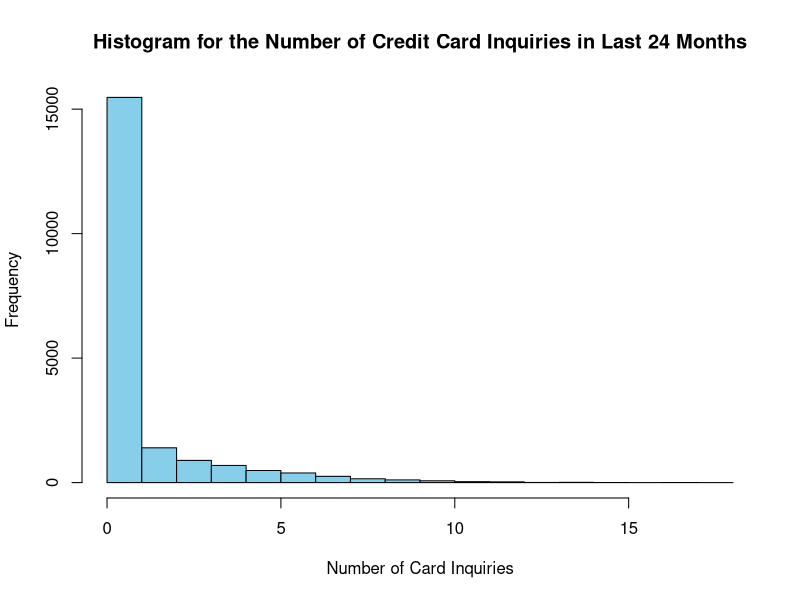
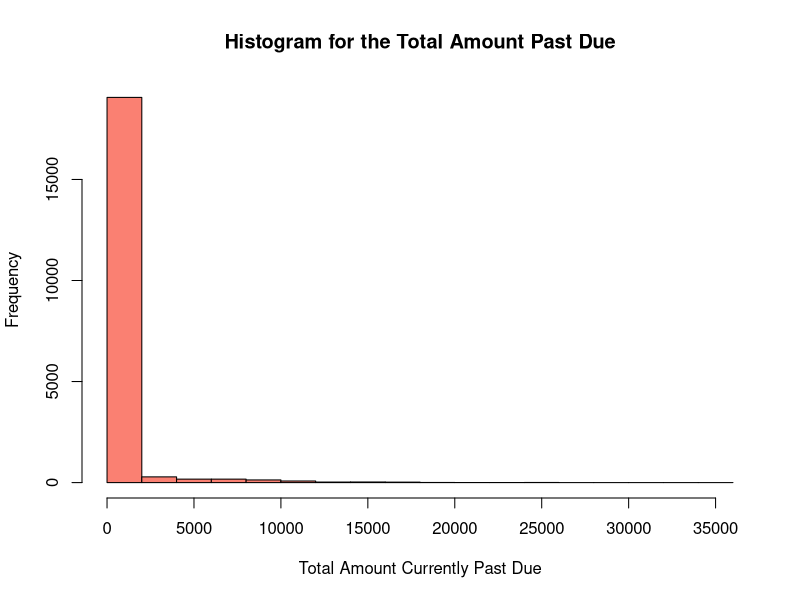
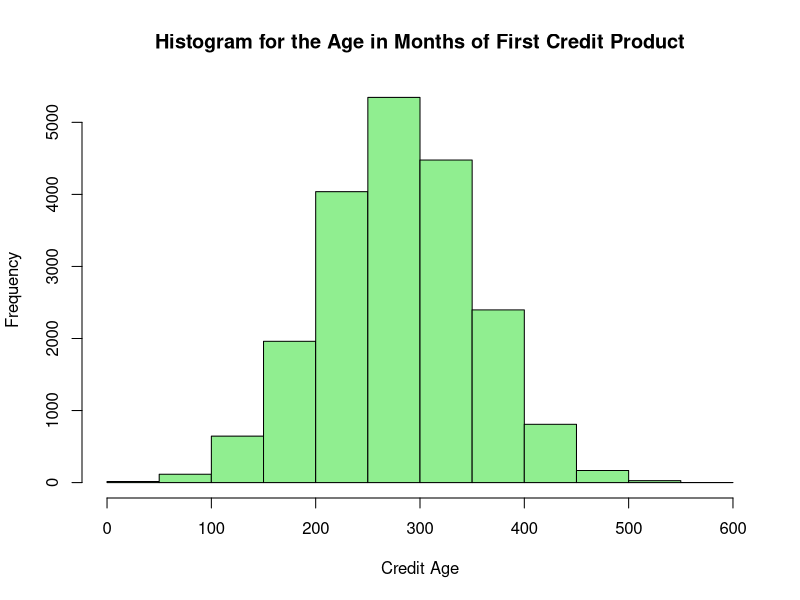
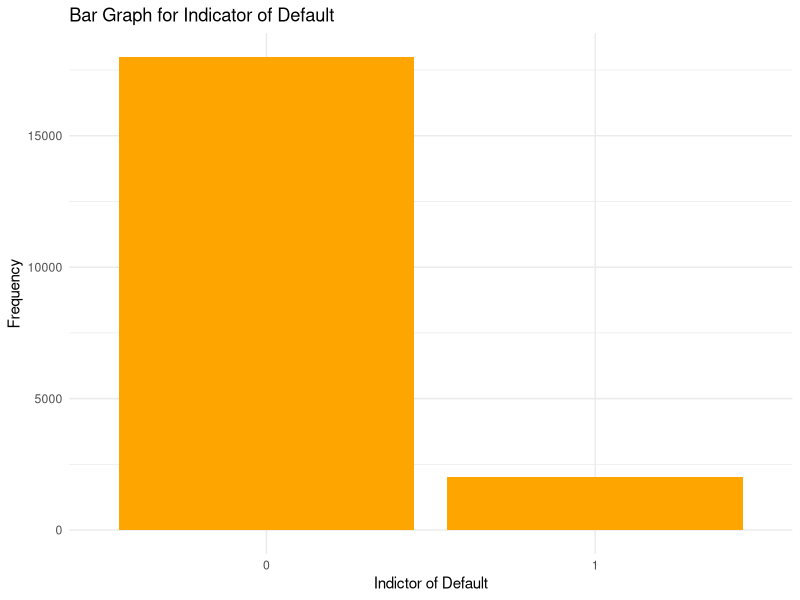
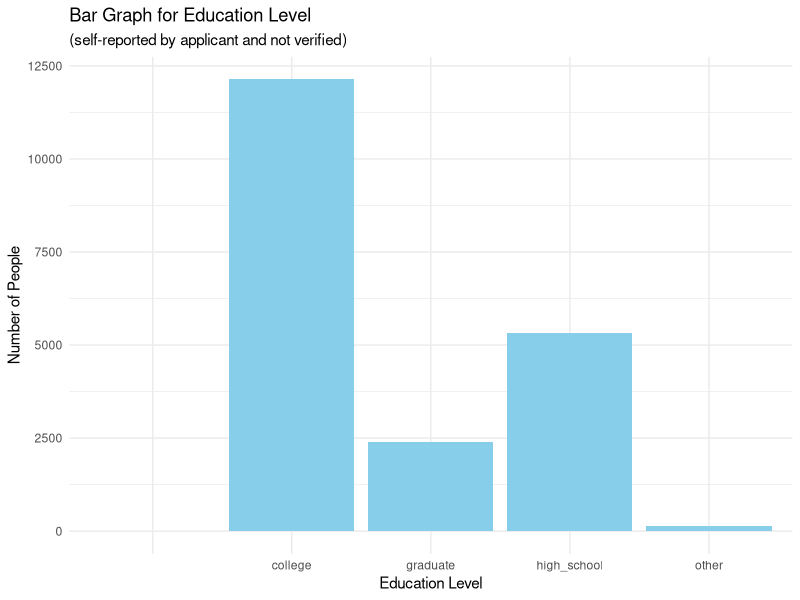
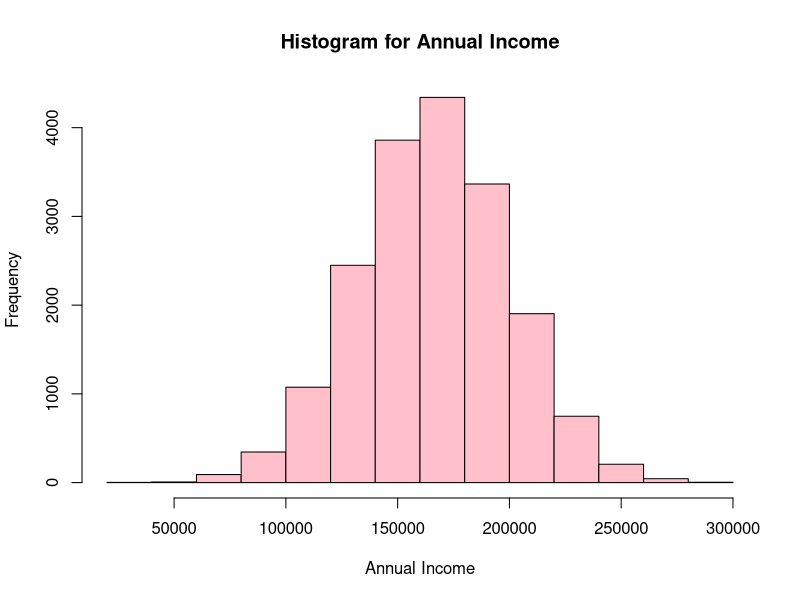
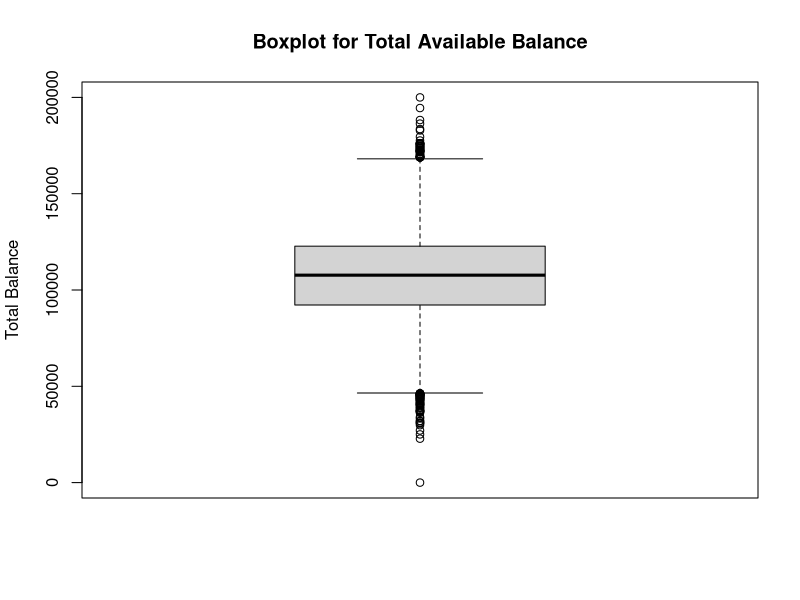

Recreate these plots in R, in order.
## ---- chunk 1
# Custom options for knitting
knitr::opts_chunk$set(
  message = FALSE,
  warning = FALSE,
  error = FALSE, 
  fig.align = "center",
  cache = FALSE
) 
## ---- chunk 2
loan<-read.csv("loan_default_data_set.csv",header=T)
## ---- chunk 3
loan_rows <- nrow(loan)
loan_columns <- ncol(loan)
loan_rows
loan_columns

#There are 20,000 rows and 21 columns in the dataset.
## ---- chunk 4
col_names <- colnames(loan)
col_names
## ---- chunk 5
column_names <- colnames(loan)
for (column_name in column_names) {
  column_type <- class(loan[[column_name]])
  cat("Column:", column_name, "\t Data Type:", column_type, "\n")
}
#The data has numeric, integer, and character data. The data is predominantly numerical but two columns contain ordinal data and one column contains categorical data.
## ---- chunk 6
missing_values <- colSums(is.na(loan))
percentage_missing <- (missing_values / nrow(loan)) * 100
missing_data_summary <- data.frame(
  Column = names(percentage_missing),
  Missing_Values = missing_values,
  Percentage_Missing = percentage_missing
)

missing_data_summary

#The column for percentage of open accounts with over 50% utilization ('pct_card_over_50_uti') is missing 9.79% of values and the column for annual income (('self-reported by applicant and not verified) ('rep_income') is missing 7.795% of values.
## ---- chunk 7
loan_nomissing <- na.omit(loan)
nrow(loan_nomissing)
ncol(loan_nomissing)

#There are 16,653 rows and 21 columns in the resulting data set that has no missing values.
## ---- chunk 8
library(dplyr)

loan_stats <- summary(loan)
loan_stats
## ---- chunk 9
carding24_stats <- summary(loan$num_card_inq_24_month)
carding24_stats
#The column for the number of credit card inquiries in last 24 months ('num_card_inq_24_month') is right skewed because the mean (1.053) is greater than the median(0).

pastdue_stats <- summary(loan$tot_amount_currently_past_due)
pastdue_stats
#The column for total amount past due currently for all credit accounts ('tot_amount_currently_past_due') is right skewed because the mean (352.5) is greater than the median(0).

credit_age_stats <- summary(loan$credit_age)
credit_age_stats
#The column for age in months of first credit product obtained by the applicant ('credit_age') is likely bell shaped because the mean (280.7) and the median (280) are very close and almost equal.
## ---- chunk 10

hist(loan$num_card_inq_24_month, main = "Histogram for the Number of Credit Card Inquiries in Last 24 Months", col = "skyblue", xlab = "Number of Card Inquiries")
#Yes, the column for the number of credit card inquiries in last 24 months ('num_card_inq_24_month') is right skewed.

hist(loan$tot_amount_currently_past_due, main = "Histogram for the Total Amount Past Due", col = "salmon", xlab = "Total Amount Currently Past Due")
#Yes, the column for the total amount past due currently for all credit accounts ('tot_amount_currently_past_due') is right skewed.

hist(loan$credit_age, main = "Histogram for the Age in Months of First Credit Product", col = "lightgreen", xlab = "Credit Age")
#Yes, the column for the age in months of first credit product obtained by the applicant ('credit_age') is right skewed.
## ---- chunk 11
library(ggplot2)

def_ind_col <- loan$Def_ind

ggplot(loan, aes(x = factor(def_ind_col))) +
  geom_bar(fill = "orange") +
  labs(title = "Bar Graph for Indicator of Default", x = "Indictor of Default", y = "Frequency") +
  theme_minimal()

#The bar graph for the indicator of default column ('def_ind) in is right skewed. The mode is 0, the median is 0, and the mean is 0.1.

# Bar graphs do not communicate skewness (-1)
## ---- chunk 12
rep_edu_col <- loan$rep_education

ggplot(loan, aes(x = factor(rep_edu_col))) +
  geom_bar(fill = "skyblue") +
  labs(title = "Bar Graph for Education Level", subtitle = "(self-reported by applicant and not verified)", x = "Education Level", y = "Number of People") +
  theme_minimal()

#The bar graph for education level column ("rep_education") is right skewed.
# Bar graphs do not communicate skewness (-1)
## ---- chunk 13
hist(loan$rep_income, main = "Histogram for Annual Income", subtitle = "(self-reported by applicant and not
verified)", col = "pink", xlab = "Annual Income")
## ---- chunk 14
tot_balance_col <- loan$tot_balance
summary(tot_balance_col)

boxplot(tot_balance_col, main = "Boxplot for Total Available Balance", ylab = "Total Balance")

#Yes, the points on the plot outside of the lower bound and upper bound of the data set are outliers.
